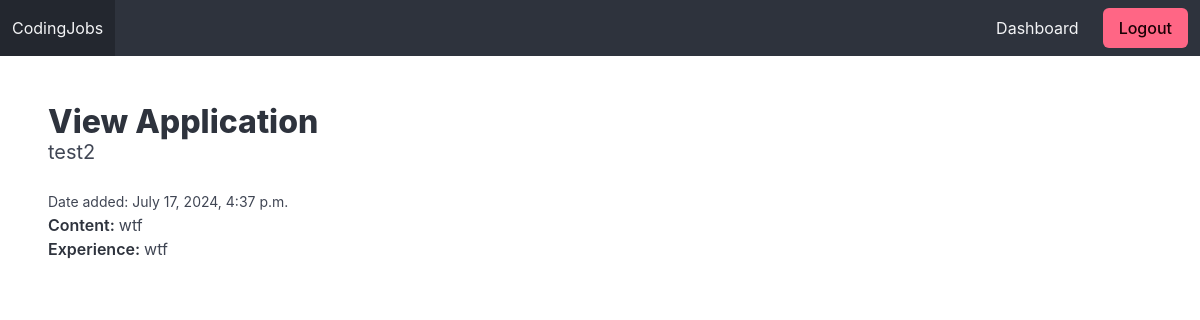
Page /dashboard/application/1 (signed in) on the committed database.
### apps/job/models.py (models this page shows, shortened)
class Application(models.Model):
    job = models.ForeignKey(Job, related_name='applications', on_delete=models.CASCADE)
    content = models.TextField()
    experience = models.TextField()
    created_by = models.ForeignKey(User, related_name='applications', on_delete=models.CASCADE)
    created_at = models.DateTimeField(auto_now_add=True)

class Job(models.Model):
    title = models.CharField(max_length=255)
    short_description = models.TextField()
    long_description = models.TextField(blank=True, null=True)
    created_by = models.ForeignKey(User, related_name='jobs', on_delete=models.CASCADE)
    created_at = models.DateTimeField(auto_now_add=True)
    updated_at = models.DateTimeField(auto_now=True)

### apps/userprofile/views.py (the view)
# urls.py: path('application/<int:application_id>', views.view_application, name='application'),
@login_required
def view_application(request, application_id):
    application =  get_object_or_404(Application, pk=application_id, created_by=request.user)
    return render(request, 'userprofile/view_application.html', {'application': application})

### apps/userprofile/templates/userprofile/view_application.html
{% extends 'core/base.html' %}
{% block content %}
    <h1 class="title">View Application</h1>
    <h2 class="subtitle">{{ application.job.title }}</h2>
    <small>Date added: {{ application.created_at }}</small>
    <p><strong>Content: </strong>{{ application.content }}</p>
    <p><strong>Experience: </strong>{{ application.experience }}</p>
{% endblock %}

### rows in the picture
Application: job "test2", created_at "July 17, 2024, 4:37 p.m.", content "wtf", experience "wtf"
